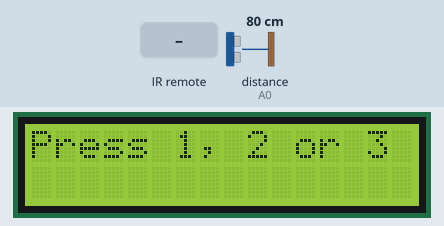
Bench run of a sketch on a simulated Arduino Uno, built with avr-gcc and run on an emulated ATmega328P. Shown: 16×2 character LCD. Inputs (shaded band) come from the test bench; at power-on: distance to the obstacle (sensor on A0) 80 cm. The echo pulse lasts 58.3 µs per cm; what the sketch prints to the serial monitor is not drawn.

Above: at 1.2 s.
1.3 s: infrared code 0xFF6897 received
At 3.2 s:
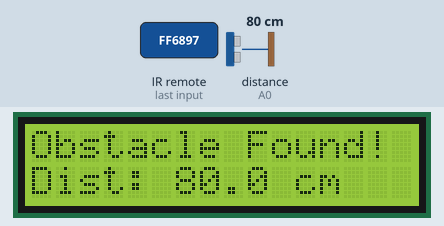
3.8 s: infrared code 0x9078D207 received
At 4.6 s:
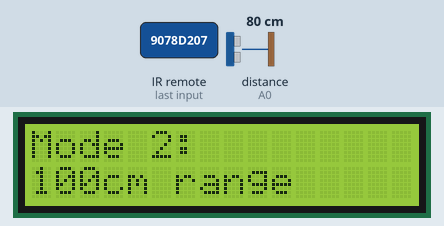
6.3 s: distance to the obstacle (sensor on A0) set to 97 cm
At 7.8 s:
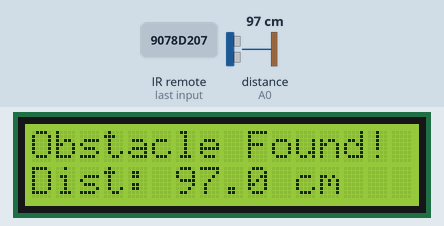
8.3 s: distance to the obstacle (sensor on A0) set to 105 cm
At 9.9 s:
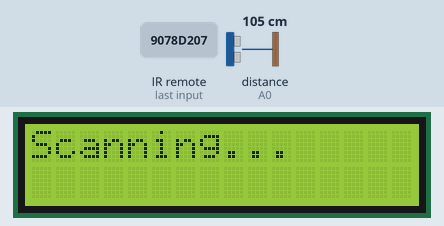
10.3 s: infrared code 0xC101E57B received
At 11.0 s:
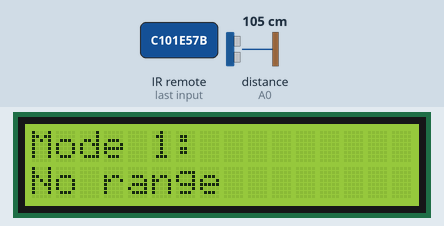
12.8 s: distance to the obstacle (sensor on A0) set to 2 cm
At 13.7 s:
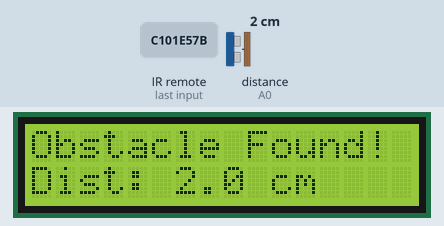
Timing chart, 0 to 15.8 s (numbered marks = the images above; inputs shaded):
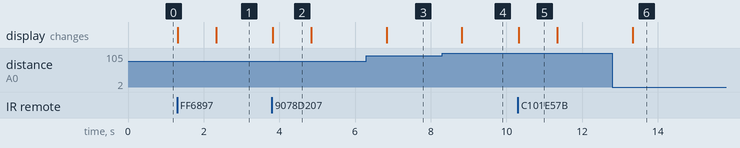

Measured:
- the behaviour switches between 100 and 101 cm on distance to the obstacle (sensor on A0) (found by bisection; images 3 and 4)
- after the input at 1.3 s, the display: first changes at once (image 1 shows a later state)
- after the input at 3.8 s, the display: changes at once (image 2)
- after the input at 6.3 s, the display: changes after 0.54 s (image 3)
- after the input at 8.3 s, the display: changes after 0.52 s (image 4)
- after the input at 10.3 s, the display: changes at once (image 5)
- after the input at 12.8 s, the display: changes after 0.53 s (image 6)

The sketch:

ObjectDitector.ino
```cpp
#include <LiquidCrystal_I2C.h>
#include <IRremote.h>

LiquidCrystal_I2C lcd(0x27, 16, 2);

const int trigPin = A1;
const int echoPin = A0;
const int RECV_PIN = 12;

IRrecv irrecv(RECV_PIN);
decode_results results;

float duration, distance;
unsigned long lastValidCode = 0;
int mode = 0;  // 0 = idle, 1 = <100cm, 2 = <50cm, 3 = <25cm
unsigned long lastUpdate = 0;
bool modeChanged = false;
unsigned long modeChangeTime = 0;

void setup() {
  lcd.init();
  lcd.backlight();
  pinMode(trigPin, OUTPUT);
  pinMode(echoPin, INPUT);
  Serial.begin(9600);
  irrecv.enableIRIn();
  irrecv.blink13(true);
  lcd.clear();
  lcd.setCursor(0, 0);
  lcd.print("Press 1, 2 or 3");
}

void measureDistance() {
  digitalWrite(trigPin, LOW);
  delayMicroseconds(2);
  digitalWrite(trigPin, HIGH);
  delayMicroseconds(10);
  digitalWrite(trigPin, LOW);
  duration = pulseIn(echoPin, HIGH);
  distance = (duration * 0.0343) / 2;
}

void displayModeChange() {
  lcd.clear();
  lcd.setCursor(0, 0);
  lcd.print("Mode ");
  lcd.print(mode);
  lcd.print(": ");

  lcd.setCursor(0, 1);
  switch(mode) {
    case 1: lcd.print("No range"); break;
    case 2: lcd.print("100cm range"); break;
    case 3: lcd.print("50cm range"); break;
    default: lcd.print("Idle mode"); break;
  }
}

void displayScanning() {
  lcd.clear();
  lcd.setCursor(0, 0);
  lcd.print("Scanning...");
}

void displayObstacle() {
  lcd.clear();
  lcd.setCursor(0, 0);
  lcd.print("Obstacle Found!");
  lcd.setCursor(0, 1);
  lcd.print("Dist: ");
  lcd.print(distance, 1);
  lcd.print(" cm");
}

void loop() {
  // Check IR input
  if (irrecv.decode(&results)) {
    unsigned long key = results.value;

    // Handle repeat
    if (key == 0xFFFFFFFF) {
      key = lastValidCode;
    } else {
      lastValidCode = key;
    }

    Serial.print("IR Code: 0x");
    Serial.println(key, HEX);

    // Update mode based on key (maintaining your original mode ranges)
    int newMode = mode;
    if (key == 0xFF6897 || key == 0xC101E57B) newMode = 1;     // Button "1" (<100cm)
    else if (key == 0xFF9867 || key == 0x9078D207 || key == 0x97483BFB || key == 0xFCABFFBF || key == 0x297C14F0 || key == 0xB91B3FB4 ||
             key == 0x9BE5ECC5 || key == 0xCE206818 || key == 0xFDAC0150) newMode = 2; // Button "2" (<50cm)
    else if (key == 0xFFB04F || key == 0xF0C41643 || key == 0x6819A1AB || key == 0xEAD7523A) newMode = 3; // Button "3" (<25cm)
    else newMode = 0;                     // Any other button goes back to idle

    if (newMode != mode) {
      mode = newMode;
      modeChanged = true;
      modeChangeTime = millis();
      displayModeChange();
    }

    irrecv.resume();
    delay(200); // Prevent bounce
  }

  // Handle mode change display timeout
  if (modeChanged && (millis() - modeChangeTime >= 1000)) {
    modeChanged = false;
    lastUpdate = millis() - 1000; // Force immediate update
  }

  // Handle normal operation
  if (!modeChanged) {
    if (mode == 0) {
      if (millis() - lastUpdate >= 2000) {
        lastUpdate = millis();
        lcd.clear();
        lcd.setCursor(0, 0);
        lcd.print("Press 1, 2 or 3");
      }
    } else {
      // Measure and display every 1 second
      if (millis() - lastUpdate >= 1000) {
        lastUpdate = millis();
        measureDistance();
        Serial.print("Distance: ");
        Serial.println(distance);

        // Original obstacle detection logic
        if ((mode == 1) ||
            (mode == 2 && distance <= 100) ||
            (mode == 3 && distance <= 50)) {
          displayObstacle();
        } else {
          displayScanning();
        }
      }
    }
  }
}
```
